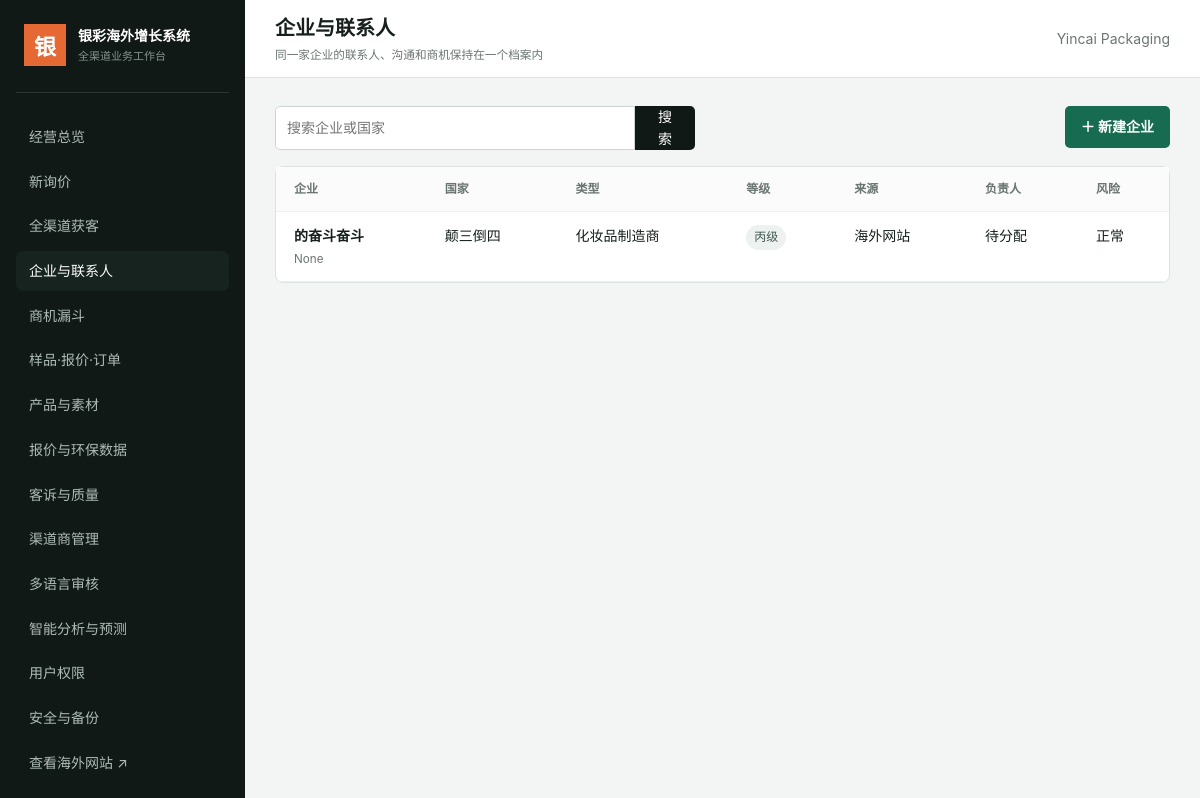
Screenshot of /admin/companies (signed in) with the database file from the repository.
### tables this page shows
CREATE TABLE companies (
      id INTEGER PRIMARY KEY, name TEXT NOT NULL, country TEXT, company_type TEXT,
      website TEXT, size TEXT, annual_purchase TEXT, source TEXT, owner TEXT,
      grade TEXT NOT NULL DEFAULT '丙级', risk_status TEXT DEFAULT '正常', notes TEXT,
      created_at TEXT NOT NULL, updated_at TEXT NOT NULL
    , score INTEGER DEFAULT 0, score_reason TEXT, last_scored_at TEXT);

### app.py (the view, shortened to what this page needs)
@app.route("/admin/companies", methods=["GET", "POST"])
@login_required
def admin_companies():
    db = get_db()
    query = request.args.get("q", "").strip()
    if query:
        companies = db.execute("SELECT * FROM companies WHERE name LIKE ? OR country LIKE ? ORDER BY id DESC", (f"%{query}%", f"%{query}%")).fetchall()
    else:
        companies = db.execute("SELECT * FROM companies ORDER BY id DESC").fetchall()
    return render_template("admin/companies.html", companies=companies, channels=CHANNELS, query=query)

### app.py (called while the page is built)
def get_db():
    if "db" not in g:
        g.db = sqlite3.connect(DB_PATH)
        g.db.row_factory = sqlite3.Row
        g.db.execute("PRAGMA foreign_keys = ON")
    return g.db

def csrf_token():
    if "csrf_token" not in session:
        session["csrf_token"] = secrets.token_hex(24)
    return session["csrf_token"]

@app.before_request
def protect_csrf():
    if request.method in {"POST", "PUT", "PATCH", "DELETE"} and not request.path.startswith("/api/"):
        token = request.form.get("csrf_token") or request.headers.get("X-CSRF-Token")
        if not token or not secrets.compare_digest(token, session.get("csrf_token", "")):
            abort(400, "表单已过期，请刷新页面后重试")

def login_required(view):
    @wraps(view)
    def wrapped(*args, **kwargs):
        if not session.get("user_id"):
            return redirect(url_for("login", next=request.path))
        return view(*args, **kwargs)
    return wrapped

@app.context_processor
def global_context():
    return {
        "company_name": os.getenv("COMPANY_NAME", "Yincai Packaging"),
        "public_email": os.getenv("PUBLIC_EMAIL", "sales@example.com"),
        "public_phone": os.getenv("PUBLIC_PHONE", "+86 000 0000 0000"),
        "current_year": datetime.utcnow().year,
        "analytics_id": os.getenv("ANALYTICS_ID", ""),
    }

### templates/admin/companies.html (shortened to what this page needs)
{% extends "admin/base.html" %}{% block page_title %}企业与联系人{% endblock %}{% block page_desc %}同一家企业的联系人、沟通和商机保持在一个档案内{% endblock %}{% block content %}
<div class="toolbar"><form class="search" method="get"><input name="q" value="{{ query }}" placeholder="搜索企业或国家"><button>搜索</button></form><details class="modal-like"><summary class="admin-button">＋ 新建企业</summary></details></div>
<section class="panel"><div class="table-wrap"><table><thead><tr><th>企业</th><th>国家</th><th>类型</th><th>等级</th><th>来源</th><th>负责人</th><th>风险</th></tr></thead><tbody>{% for item in companies %}<tr><td><a href="{{ url_for('company_detail',company_id=item.id) }}"><b>{{ item.name }}</b></a><small>{{ item.website }}</small></td><td>{{ item.country or '—' }}</td><td>{{ item.company_type or '—' }}</td><td><span class="grade {{ item.grade }}">{{ item.grade }}</span></td><td>{{ item.source or '未标记' }}</td><td>{{ item.owner or '待分配' }}</td><td>{{ item.risk_status }}</td></tr>{% else %}<tr><td colspan="7" class="empty">尚无客户企业</td></tr>{% endfor %}</tbody></table></div></section>{% endblock %}

### static/admin.css (style rules this page uses)
:root { --nav:#111916;--nav2:#17231f;--bg:#f3f5f4;--card:#fff;--ink:#17201d;--muted:#6b7571;--line:#dce2df;--green:#176b50;--orange:#e66832;--blue:#2f60cc }
* { box-sizing:border-box }
body { margin:0;background:var(--bg);color:var(--ink);font-family:-apple-system,BlinkMacSystemFont,"Segoe UI","PingFang SC","Microsoft YaHei",sans-serif;font-size:14px;line-height:1.55 }
a { color:inherit;text-decoration:none }
button,input,select,textarea { font:inherit }
.panel,.create-box,.company-head { background:#fff;border:1px solid var(--line);border-radius:8px;margin-bottom:20px }
.table-wrap { overflow:auto }
table { width:100%;border-collapse:collapse;min-width:760px }
th { text-align:left;font-size:12px;color:var(--muted);font-weight:650;background:#fafbfa }
th,td { padding:13px 18px;border-bottom:1px solid #edf0ef;vertical-align:top }
td small { display:block;color:var(--muted);margin-top:3px;max-width:400px }
.status,.grade,.priority { display:inline-flex;padding:3px 8px;border-radius:20px;background:#edf2f0;color:#3f5650;font-size:12px;white-space:nowrap }
.admin-form input,.admin-form select,.admin-form textarea,.search input,.quick-note input,.quick-note select,.quick-note textarea,.quick-task input,.quick-task select,.kanban select { width:100%;padding:10px 11px;border:1px solid #ccd5d1;border-radius:5px;background:#fff;color:var(--ink) }
.admin-button { display:inline-flex;border:0;background:var(--green);color:#fff;padding:10px 16px;border-radius:5px;cursor:pointer;font-weight:700 }
.toolbar { display:flex;justify-content:space-between;align-items:start;margin-bottom:16px }
.search { display:flex;width:420px }
.search input { border-radius:5px 0 0 5px }
.search button { border:0;background:var(--nav);color:#fff;padding:0 18px;border-radius:0 5px 5px 0 }
.modal-like { position:relative }
.modal-like>summary { list-style:none;cursor:pointer }

### rows the page displays
companies: name "的奋斗奋斗", website "None", country "颠三倒四", company_type "化妆品制造商", grade "丙级", source "海外网站", owner "待分配", risk_status "正常"

### other values shown
{{ company_name }} "Yincai Packaging"
